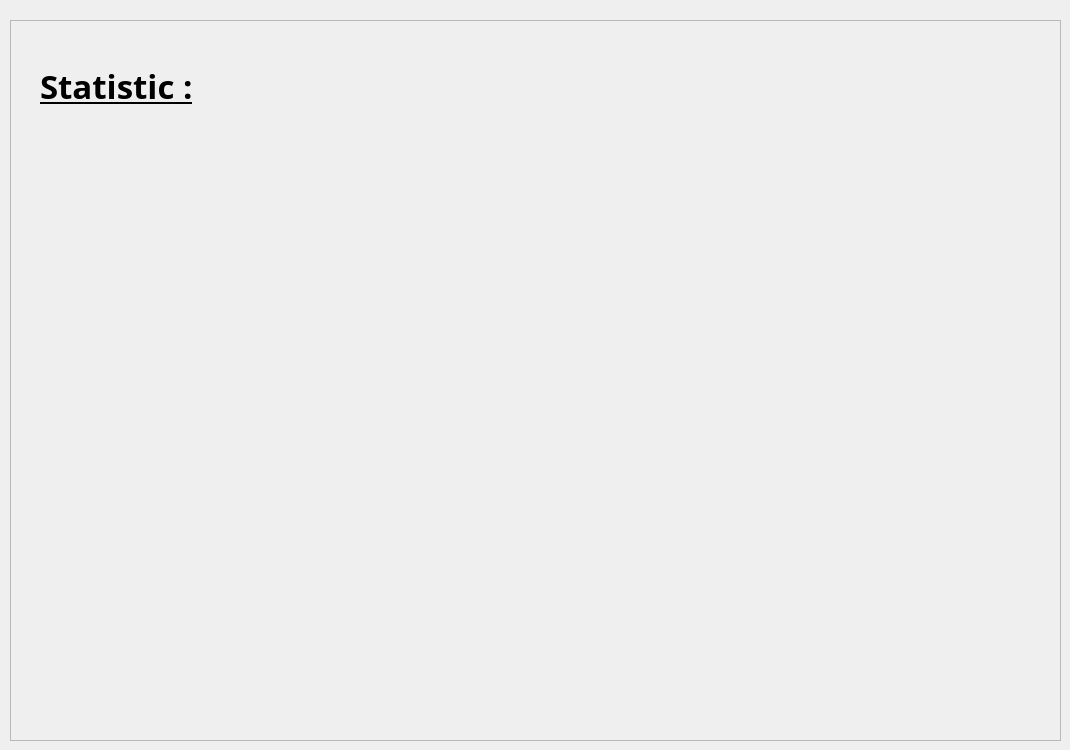
            <widget class="QWidget" name="a1_1">
             <widget class="QFrame" name="frame_4">
              <property name="geometry">
               <rect>
                <x>10</x>
                <y>20</y>
                <width>1051</width>
                <height>721</height>
               </rect>
              </property>
              <property name="frameShape">
               <enum>QFrame::Shape::StyledPanel</enum>
              </property>
              <property name="frameShadow">
               <enum>QFrame::Shadow::Raised</enum>
              </property>
              <widget class="QLabel" name="label_70">
               <property name="geometry">
                <rect>
                 <x>30</x>
                 <y>20</y>
                 <width>281</width>
                 <height>91</height>
                </rect>
               </property>
               <property name="font">
                <font>
                 <family>Segoe UI Variable Display Semib</family>
                 <pointsize>25</pointsize>
                 <italic>false</italic>
                 <bold>true</bold>
                 <underline>true</underline>
                </font>
               </property>
               <property name="text">
                <string>Statistic :</string>
               </property>
              </widget>
              <widget class="QLabel" name="label_64">
               <property name="geometry">
                <rect>
                 <x>60</x>
                 <y>330</y>
                 <width>321</width>
                 <height>281</height>
                </rect>
               </property>
               <property name="text">
                <string/>
               </property>
               <property name="pixmap">
                <pixmap>img/Nouveau dossier/stt.png</pixmap>
               </property>
              </widget>
              <widget class="QLabel" name="label_71">
               <property name="geometry">
                <rect>
                 <x>490</x>
                 <y>300</y>
                 <width>481</width>
                 <height>361</height>
                </rect>
               </property>
               <property name="text">
                <string/>
               </property>
               <property name="pixmap">
                <pixmap>img/Nouveau dossier/avc.png</pixmap>
               </property>
              </widget>
              <widget class="QLabel" name="label_30">
               <property name="geometry">
                <rect>
                 <x>360</x>
                 <y>0</y>
                 <width>681</width>
                 <height>211</height>
                </rect>
               </property>
               <property name="text">
                <string/>
               </property>
               <property name="pixmap">
                <pixmap>img/Nouveau dossier/stat.png</pixmap>
               </property>
              </widget>
             </widget>
            </widget>
